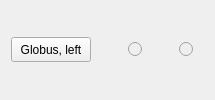
       <widget class="QEvaluationWidget" name="QEvaluationWidget_11" native="true">
        <layout class="QHBoxLayout" name="horizontalLayout_12">
         <item>
          <widget class="QPushButton" name="globus_left">
           <property name="sizePolicy">
            <sizepolicy hsizetype="Preferred" vsizetype="Fixed">
             <horstretch>0</horstretch>
             <verstretch>0</verstretch>
            </sizepolicy>
           </property>
           <property name="minimumSize">
            <size>
             <width>30</width>
             <height>25</height>
            </size>
           </property>
           <property name="text">
            <string>Globus, left</string>
           </property>
          </widget>
         </item>
         <item>
          <spacer name="horizontalSpacer_24">
           <property name="orientation">
            <enum>Qt::Horizontal</enum>
           </property>
           <property name="sizeType">
            <enum>QSizePolicy::MinimumExpanding</enum>
           </property>
           <property name="sizeHint" stdset="0">
            <size>
             <width>31</width>
             <height>25</height>
            </size>
           </property>
          </spacer>
         </item>
         <item>
          <widget class="QRadioButton" name="globus_left_good">
           <property name="enabled">
            <bool>false</bool>
           </property>
           <property name="sizePolicy">
            <sizepolicy hsizetype="Fixed" vsizetype="Fixed">
             <horstretch>0</horstretch>
             <verstretch>0</verstretch>
            </sizepolicy>
           </property>
           <property name="minimumSize">
            <size>
             <width>25</width>
             <height>25</height>
            </size>
           </property>
           <property name="text">
            <string notr="true"/>
           </property>
          </widget>
         </item>
         <item>
          <spacer name="horizontalSpacer_25">
           <property name="orientation">
            <enum>Qt::Horizontal</enum>
           </property>
           <property name="sizeType">
            <enum>QSizePolicy::Fixed</enum>
           </property>
           <property name="sizeHint" stdset="0">
            <size>
             <width>20</width>
             <height>25</height>
            </size>
           </property>
          </spacer>
         </item>
         <item>
          <widget class="QRadioButton" name="globus_left_bad">
           <property name="enabled">
            <bool>false</bool>
           </property>
           <property name="sizePolicy">
            <sizepolicy hsizetype="Fixed" vsizetype="Fixed">
             <horstretch>0</horstretch>
             <verstretch>0</verstretch>
            </sizepolicy>
           </property>
           <property name="minimumSize">
            <size>
             <width>25</width>
             <height>25</height>
            </size>
           </property>
           <property name="text">
            <string/>
           </property>
          </widget>
         </item>
        </layout>
       </widget>
